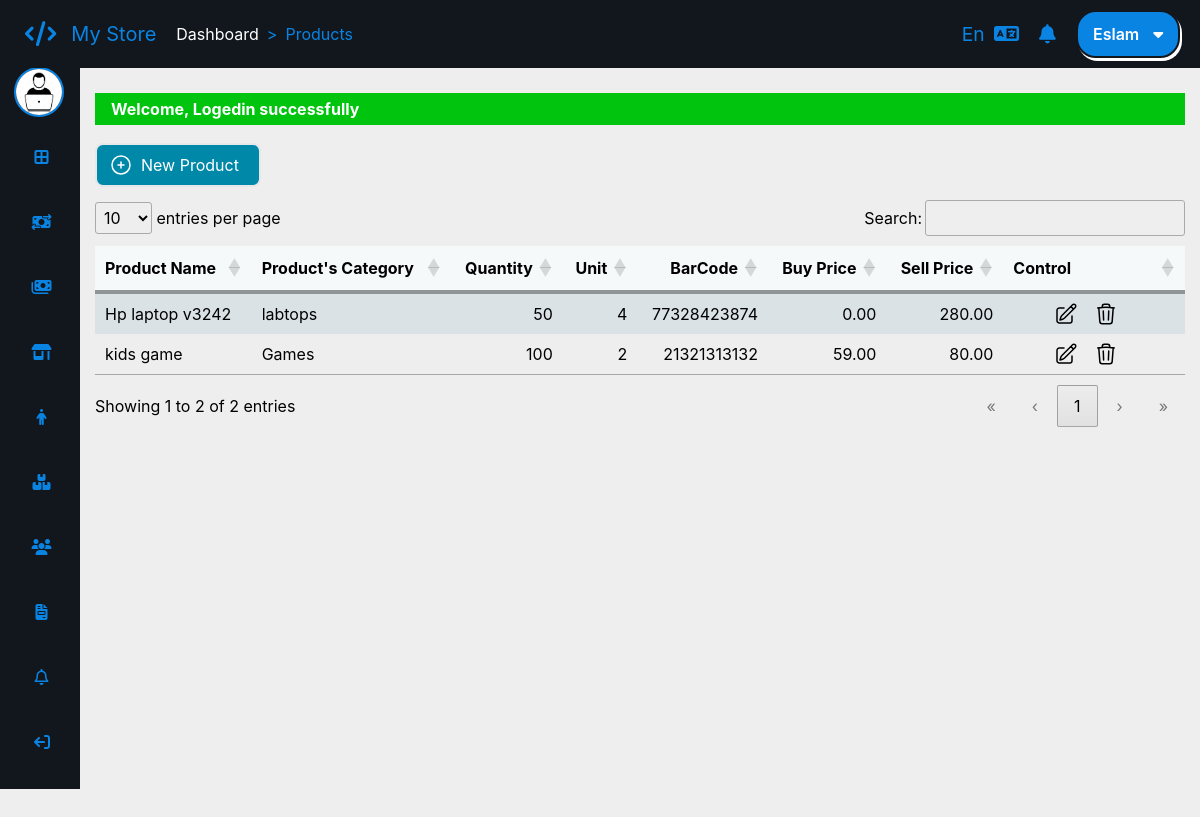
Page /productlist (signed in) on the committed database.
### tables this page shows
CREATE TABLE `app_products_list` (
  `ProductId` int(10) UNSIGNED NOT NULL,
  `CategoryId` int(10) UNSIGNED NOT NULL,
  `Name` varchar(50) NOT NULL,
  `NameAr` varchar(50) NOT NULL,
  `Image` varchar(40) DEFAULT NULL,
  `Quantity` smallint(5) UNSIGNED NOT NULL,
  `BuyPrice` decimal(7,2) UNSIGNED NOT NULL,
  `SellPrice` decimal(7,2) UNSIGNED NOT NULL,
  `Unit` tinyint(3) UNSIGNED NOT NULL,
  `BarCode` char(20) DEFAULT NULL
);

CREATE TABLE `app_products_categories` (
  `CategoryId` int(10) UNSIGNED NOT NULL,
  `Name` varchar(30) NOT NULL,
  `NameAr` varchar(30) NOT NULL,
  `Image` varchar(40) NOT NULL
);

### app/controllers/abstractcontroller.php (called while the page is built, shortened)
<?php
class AbstractController
{
    protected $_controller;
    protected $_action;
    protected $_data = [];
    protected $_template;
    protected $_registry;
    public function setRegistry($registry)
    {
        $this->_registry = $registry;
    }
    public function setController($controller)
    {
        $this->_controller = $controller;
    }
    public function setAction($action)
    {
        $this->_action = $action;
    }
    public function setTemplate($template)
    {
        $this->_template = $template;
    }
    protected function _view()
    {
        $view = VIEWS_PATH . $this->_controller . DS . $this->_action . '.view.php';
        $this->language->getDictionary();
        $this->_data = array_merge($this->_data, $this->language->getDictionary());
        $this->_template->setRegistry($this->_registry);
        $this->_template->setActionViewFile($view);
        $this->_template->setAppData($this->_data);
        $this->_template->renderApp();
    }
}

### app/controllers/productlistcontroller.php (called while the page is built, shortened)
<?php
class ProductListController extends AbstractController
{
    public function defaultAction()
    {
        $this->_data['products'] = ProductModel::getAll();
        $this->_view();
    }
}

### app/lib/frontcontroller.php (called while the page is built, shortened)
<?php
class FrontController
{
    private $_controller = 'index';
    private $_action = 'default';
    private $_params = array();
    private $_template;
    private $_registry;
    public function __construct(Template $template, Registry $registry, Authentication $auth)
    {
        $this->_template = $template;
        $this->_registry = $registry;
    }
    private function _parseUrl()
    {
        $url = explode("/", trim(parse_url($_SERVER['REQUEST_URI'], PHP_URL_PATH), '/'), 3);
        if (isset($url[0]) && $url[0] != '') {
            $this->_controller = $url[0];
        }
    }
    public function dispatch()
    {
        $actionName = $this->_action . 'Action';
        $controller = new $controllerClassName();
        $controller->setController($this->_controller);
        $controller->setAction($this->_action);
        $controller->setParams($this->_params);
        $controller->setTemplate($this->_template);
        $controller->setRegistry($this->_registry);
        $controller->$actionName();
    }
}

### public/index.php (called while the page is built, shortened)
<?php
require_once '..' . DS . 'app' . DS . 'lib' . DS . 'autoload.php';
require_once ".." . DIRECTORY_SEPARATOR . "app" . DIRECTORY_SEPARATOR . "lib" . DIRECTORY_SEPARATOR . "database" . DIRECTORY_SEPARATOR . "pdodatabase.php";
$session = new SessionManager();
$session->start();
$template_parts = require_once '..' . DS . 'app' . DS . 'config' . DS . 'templateconfig.php';
$template = new Template($template_parts);
$language = new Language();
$messgenger = Messenger::getInstance($session);
$authentication = Authentication::getInstance($session);
$notification = Notification::getInstance();
$registry = Registry::getInstance();
$registry->session = $session;
$registry->language = $language;
$registry->messenger = $messgenger;
$registry->notification = $notification;
$front = new FrontController($template, $registry, $authentication);
$front->dispatch();

### app/lib/sessionmanager.php (called while the page is built, shortened)
<?php
class SessionManager extends \SessionHandler
{
    public function __get($name)
    {
        return  false !== $_SESSION[$name] ? $_SESSION[$name] : false;
    }
}

### app/models/productmodel.php (called while the page is built, shortened)
<?php
class ProductModel extends AbstractModel
{
    protected static $tableName = "app_products_list";
    public function __get($prop)
    {
        return $this->$prop;
    }
    public static function getAll()
    {
        $sql  = 'SELECT apl.*, apc.Name CategoryName, apc.NameAr CategoryNameAr FROM ' . self::$tableName . " apl";
        $sql .= ' INNER JOIN ' . ProductsCategoriesModel::getModelTableName() . ' apc';
        $sql .= ' ON apc.CategoryId = apl.CategoryId';
        return self::get($sql);
    }
}

### app/lib/database/databasehandler.php (called while the page is built, shortened)
<?php
abstract class DatabaseHandler
{
    public static function factory()
    {
        $driver = DATABASE_CONN_DRIVER;
        if ($driver === self::DATABASE_DRIVER_PDO) {
            return PDOabsHandler::getInstance();
        } elseif ($driver === self::DATABASE_DRIVER_MYSQLI) {
            return MYSQLIabsHandler::getInstance();
        }
    }
}

### app/lib/database/pdodatabase.php (called while the page is built, shortened)
<?php
class PDOabsHandler extends DatabaseHandler
{
    private static $_instance;
    private static $_handler;
    public function __call($name, $arguments)
    {
        return call_user_func_array([&self::$_handler, $name], $arguments);
    }
    protected static function ini()
    {
        try {
            self::$_handler = new \PDO('mysql://hostname=' . DATABASE_HOST_NAME . ";dbname=" . DATABASE_DB_NAME, DATABASE_USER_NAME, DATABASE_PASSWORD, [
                \PDO::MYSQL_ATTR_INIT_COMMAND => "SET NAMES UTF8",
                \PDO::ATTR_ERRMODE => \PDO::ERRMODE_EXCEPTION
            ]);
        } catch (\PDOException $exception) {
            echo $exception->getMessage();
        }
    }
    public static function getInstance()
    {
        if(self::$_instance === null) {
            self::$_instance = new self();
        }
        return self::$_instance;
    }
}

### app/models/abstractmodel.php (called while the page is built, shortened)
<?php
class AbstractModel
{
    protected static $tableName;
    protected static $tableSchema;
    public static function get($sql, $options = array())
    {
        $stmt = DatabaseHandler::factory()->prepare($sql);
        $stmt->execute();
        $result = $stmt->fetchAll(\PDO::FETCH_CLASS | \PDO::FETCH_PROPS_LATE, get_called_class(), array_keys(static::$tableSchema));
        return is_array($result) && !empty($result) ? $result : false;
    }
    public static function getModelTableName()
    {
        return static::$tableName;
    }
}

### app/lib/autoload.php (called while the page is built, shortened)
<?php
class Autoload
{
    public static function autoload($className)
    {
        $className = str_replace('PHPMVC', '', $className);
        $className = strtolower($className);
        $className = str_replace('\\', '/', $className);
        $className .= '.php';
    }
}

### app/views/productlist/default.view.php (the view, shortened to what this page needs)
<div>
    <a <?= $this->session->lang == 'ar' ? 'dir="rtl"' : null ?> href="/productlist/create" class="py-2 px-3 rounded-lg bg-[#0088a9] text-[#FFF] my-2 inline-block  hover:bg-[#FFF] hover:text-[#0088a9] border-2 hover:border-[#0088a9]">
        <div class="flex justify-center">
            <svg xmlns="http://www.w3.org/2000/svg" fill="none" viewBox="0 0 24 24" stroke-width="1.5" stroke="currentColor" class="size-6">
                <path stroke-linecap="round" stroke-linejoin="round" d="M12 9v6m3-3H9m12 0a9 9 0 1 1-18 0 9 9 0 0 1 18 0Z" />
            </svg>
            <div class="mx-2">
                <?= $text_new_product ?>
            </div>
        </div>
    </a>
    <table class="<?= $this->session->lang == 'ar' ? $this->session->lang : null ?>" <?= $this->session->lang == 'ar' ? 'dir="rtl"' : null ?> id="data">
        <thead>
            <tr class="border-b-4 text-right border-[#8f9497]">
                <th <?= $this->session->lang == 'ar' ? 'style="text-align: right;"' : null ?>><?= $text_table_product_name ?></th>
                <th <?= $this->session->lang == 'ar' ? 'style="text-align: right;"' : null ?>><?= $text_table_product_category ?></th>
                <th <?= $this->session->lang == 'ar' ? 'style="text-align: right;"' : null ?>><?= $text_table_product_quantity ?></th>
                <th <?= $this->session->lang == 'ar' ? 'style="text-align: right;"' : null ?>><?= $text_table_product_unit ?></th>
                <th <?= $this->session->lang == 'ar' ? 'style="text-align: right;"' : null ?>><?= $text_table_product_barcode ?></th>
                <th <?= $this->session->lang == 'ar' ? 'style="text-align: right;"' : null ?>><?= $text_table_product_buyprice ?></th>
                <th <?= $this->session->lang == 'ar' ? 'style="text-align: right;"' : null ?>><?= $text_table_product_sellprice ?></th>
                <th class="w-1/6" <?= $this->session->lang == 'ar' ? 'style="text-align: right;"' : null ?>><?= $text_table_control ?></th>
            </tr>
        </thead>
        <tbody>
            <?php
            if (false !== $products) {
                foreach ($products as $product) {
            ?>
                    <tr>
                        <td><?= $this->session->lang == 'en' ? $product->Name : $product->NameAr ?></td>
                        <td><?= $this->session->lang == 'en' ? $product->CategoryName : $product->CategoryNameAr ?></td>
                        <td><?= $product->Quantity ?></td>
                        <td><?= $product->Unit ?></td>
                        <td><?= $product->BarCode ?></td>
                        <td><?= $product->BuyPrice ?></td>
                        <td><?= $product->SellPrice ?></td>
                        <td>
                            <div class="flex justify-center items-center ">
                                <div class="transition-all duration-100 ease-linear hover:text-[rgb(0,136,169)] cursor-pointer ">
                                    <a class="edit" href="/productlist/edit/<?= $product->ProductId ?>">
                                    </a>
                                </div>
                                <div class="transition-all duration-100 ease-linear hover:text-[#a90017] cursor-pointer mx-4">
                                    <a class="delete" href="/productlist/delete/<?= $product->ProductId ?>" onclick="if(!confirm('<?= $text_table_control_confirm_delete ?>')) return false;">
                                    </a>
                                </div>
                            </div>
                        </td>
                    </tr>
            <?php
                }
            }
            ?>
        </tbody>
    </table>
</div>

### app/lib/template/template.php (shortened to what this page needs)
<?php
class Template
{
    private $_templateParts;
    private $_action_view;
    private $_registry;
    public function __construct(array $parts)
    {
        $this->_templateParts = $parts;
    }
    public function setActionViewFile($actionViewPath)
    {
        $this->_action_view = $actionViewPath;
    }
    public function setRegistry($registry)
    {
        $this->_registry = $registry;
    }
    public function __get($key)
    {
        return $this->_registry->$key;
    }
    private function renderTemplateHeaderStart()
    {
        require_once TEMPLATE_PATH . 'templateheaderstart.php';
    }
    private function renderTemplateHeaderEnd()
    {
        require_once TEMPLATE_PATH . 'templateheaderend.php';
    }
    private function renderTemplateContentStart()
    {
        require_once TEMPLATE_PATH . 'templatecontentstart.php';
    }
    private function renderTemplateFooter()
    {
        require_once TEMPLATE_PATH . 'templatefooter.php';
    }
    private function renderWrapperStart()
    {
        require_once TEMPLATE_PATH . 'wrapperstart.php';
    }
    private function renderWrapperEnd()
    {
        require_once TEMPLATE_PATH . 'wrapperend.php';
    }
    private function renderTemplateBlocks()
    {
        if (!array_key_exists('template', $this->_templateParts)) {
            trigger_error("Sorry you have define the template blocks", E_USER_WARNING);
        } else {
            $parts = $this->_templateParts['template'];
            if (!empty($parts)) {
                foreach ($parts as $partKey => $file) {
                    if ($partKey === ':view') {
                        require_once $this->_action_view;
                    } else {
                        require_once $file;
                    }
                }
            }
        }
    }
    private function renderHeaderResources()
    {
        $output = '';
        if (!array_key_exists('header_resources', $this->_templateParts)) {
            trigger_error("Sorry you have define the template header resources", E_USER_WARNING);
        } else {
            $headerResources = $this->_templateParts['header_resources'];
            if (!empty($headerResources)) {
                $css = $headerResources['css'];
                if (!empty($css)) {
                    foreach ($css as $cssKry => $path) {
                        $output .= '<link rel="stylesheet" href="' . $path . '" />';
                    }
                }
                $js = $headerResources['js'];
                if (!empty($js)) {
                    foreach ($js as $jsKey => $path) {
                        $output .= '<script src="' . $path . '"></script>';
                    }
                }
            }
        }
        echo $output;
    }
    public function renderApp()
    {
        $this->renderHeaderResources();
        $this->renderTemplateBlocks();
    }
}

### public/css/styles.css (style rules this page uses)
:root { --main-background: #12171e; --main-text-color: #0984e3; }
* { margin: 0; padding: 0; box-sizing: border-box; font-family: "Inter"; }

### public/css/datatables.css (style rules this page uses)
:root { --dt-row-selected: 13, 110, 253; --dt-row-selected-text: 255, 255, 255; --dt-row-selected-link: 9, 10, 11; --dt-row-stripe: 0, 0, 0; --dt-row-hover: 0, 0, 0; --dt-column-ordering: 0, 0, 0; --dt-html-background: white; }
table.dataTable thead > tr > th.dt-orderable-asc, table.dataTable thead > tr > th.dt-orderable-desc, table.dataTable thead > tr > th.dt-ordering-asc, table.dataTable thead > tr > th.dt-ordering-desc, table.dataTable thead > tr > td.dt-orderable-asc, table.dataTable thead > tr > td.dt-orderable-desc, table.dataTable thead > tr > td.dt-ordering-asc, table.dataTable thead > tr > td.dt-ordering-desc { position: relative; padding-right: 30px; }
table.dataTable thead > tr > th.dt-orderable-asc, table.dataTable thead > tr > th.dt-orderable-desc, table.dataTable thead > tr > td.dt-orderable-asc, table.dataTable thead > tr > td.dt-orderable-desc { cursor: pointer; }
table.dataTable th, table.dataTable td { box-sizing: border-box; }
table.dataTable th.dt-type-numeric, table.dataTable th.dt-type-date, table.dataTable td.dt-type-numeric, table.dataTable td.dt-type-date { text-align: right; }
table.dataTable thead th, table.dataTable thead td, table.dataTable tfoot th, table.dataTable tfoot td { text-align: left; }
table.dataTable { width: 100%; margin: 0 auto; border-spacing: 0; }
table.dataTable thead th, table.dataTable tfoot th { font-weight: bold; }
table.dataTable > thead > tr > th, table.dataTable > thead > tr > td { padding: 10px; border-bottom: 1px solid rgba(0, 0, 0, 0.3); }
table.dataTable > tbody > tr { background-color: transparent; }
table.dataTable > tbody > tr:first-child > * { border-top: none; }
table.dataTable > tbody > tr:last-child > * { border-bottom: none; }
table.dataTable > tbody > tr > th, table.dataTable > tbody > tr > td { padding: 8px 10px; }
div.dt-container.dt-empty-footer tbody > tr:last-child > * { border-bottom: 1px solid rgba(0, 0, 0, 0.3); }

### public/css/input.css (style rules this page uses)
body { @apply bg-[#eee]; }
thead tr { background-color: #f5f9fa; }
tbody tr:nth-child(odd) { background-color: #dae2e6 !important; }
.dataTable { @apply !w-full transition-all duration-500 ease-in-out; }

### rows in the picture
app_products_list: Name "Hp laptop v3242", CategoryId.Name "labtops", Quantity "50", Unit "4", BarCode "77328423874", BuyPrice "0.00", SellPrice "280.00"
app_products_list: Name "kids game", CategoryId.Name "Games", Quantity "100", Unit "2", BarCode "21321313132", BuyPrice "59.00", SellPrice "80.00"

### other values in the picture
$message[0] "Welcome, Logedin successfully"
